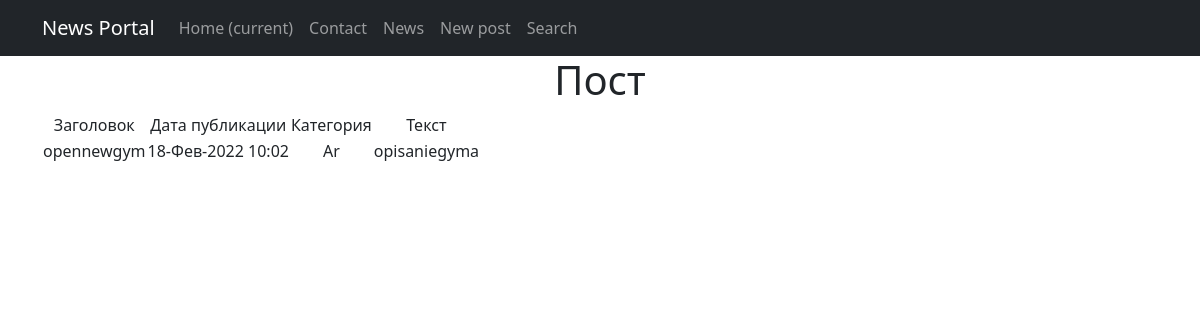
The page /news/1 on the database as committed earlier.
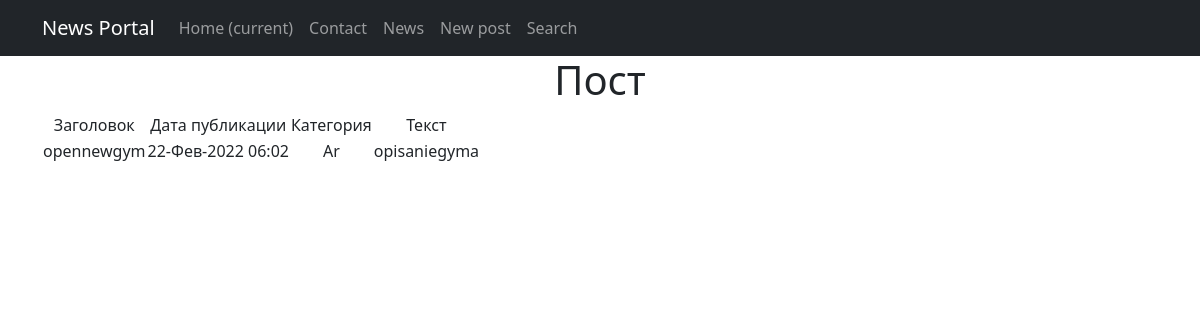
The same page on the database as committed later.
### news/models.py (models this page shows, shortened)
class Post(models.Model):
    author = models.ForeignKey(Author, on_delete=models.CASCADE)
    NEWS = 'NW'
    ARTICLE = 'AR'
    CATEGORY_CHOICES = (
        (NEWS, 'Новость'),
        (ARTICLE, 'Статья'),
    )
    categoryType = models.CharField(max_length=2, choices=CATEGORY_CHOICES, default=ARTICLE)
    dateCreation = models.DateTimeField(auto_now_add=True)
    category = models.ForeignKey(Category, on_delete=models.CASCADE, null=True)
    title = models.CharField(max_length=128)
    text = models.TextField()
    rating = models.SmallIntegerField(default=0)

### news/views.py (the view)
# urls.py: path('<int:pk>', PostDetail.as_view()),
class PostDetail(DetailView):
    model = Post
    template_name = 'flatpages/post.html'
    queryset = Post.objects.all()

### news/templatetags/custom_filters.py (called while the page is built)
@register.filter(name='censor')
def censor(value):
    for word in censor_list:
        value = value.replace(word, '*****')
    return value

### templates/flatpages/post.html (shortened to what this page needs)
{% extends 'flatpages/default.html' %}
{% load custom_filters %}
{% block content %}
    <h1>Пост</h1>
    {% if post %}
    <table>
        <tr>
            <td>
                Заголовок
            </td>
            <td>
                Дата публикации
            </td>
            <td>
                Категория
            </td>
            <td>
                Текст
            </td>
         </tr>
        <tr>
            <td>
                {{ post.title|censor }}
            </td>
            <td>
                {{ post.dateCreation|date:'d-M-Y H:m' }}
            </td>
            <td>
                {{ post.categoryType }}
            </td>
            <td>
                {{ post.text|censor }}
            </td>
        </tr>
    </table>
    {% else %}
        <h1>Новостей нет!</h1>
    {% endif %}
{% endblock content %}

Rows that differ between the two databases and show on the page:
changed Post "opennewgym": dateCreation "18-Фев-2022 10:02" → "22-Фев-2022 06:02"
